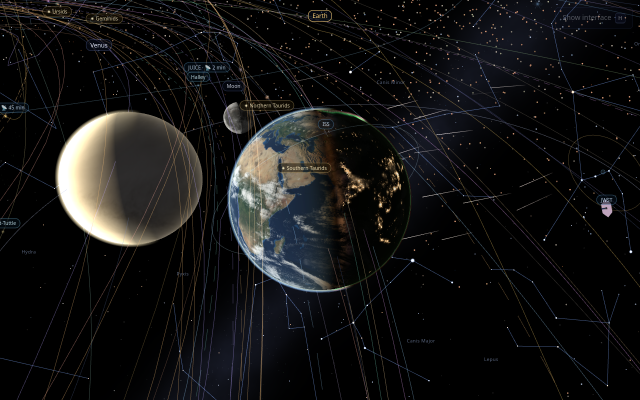
#> input picture earth-shots/oct30-proximab/desktop-earth-check.png, 1280 x 800 px (shown at 1/2 size)
$ python clean_clouds.py ../../../earth-shots/oct30-proximab/desktop-earth-check.png ../../../earth-shots/oct30-proximab/desktop-flare.png ../../../earth-shots/oct30-proximab/desktop-flare.png
#> lines starting #> are read from the running program, lines starting #| are printed output that depends on the picture
#!/usr/bin/env python3
"""Earth cloud maps (4K / 2K / 1K) from NASA Blue Marble cloud_combined_8192.tif, with the mosaic's swath
artifacts cleaned (see ../SOURCES.md).

usage: python3 clean_clouds.py cloud_combined_8192.tif REF_LEVELS.jpg OUTDIR
  REF_LEVELS.jpg = the pre-2026-10-17 2K cloud map (git show 8e4ba46:textures/earth/desktop/earth_clouds.jpg),
                   whose grey levels the shaders' cloudCurve / uEarthTint are tuned against.
writes OUTDIR/earth_clouds_4k.jpg (4096x2048), OUTDIR/earth_clouds_2k.jpg (2048x1024),
       OUTDIR/earth_clouds_1k.jpg (1024x512)   -> copy to desktop/earth_clouds_4k.jpg, desktop/earth_clouds.jpg,
                                                 mobile/earth_clouds.jpg
Pillow + numpy only (~2 GB RAM).

Steps (all at the source's 8192x4096, plate carree, -180 deg at the left edge, north up):
 1. Dateline seam. The NASA mosaic's left and right edges come from different passes, so at lon +-180 the cloud
    field jumps (2-4x the normal column-to-column difference between 30 N and 50 S). The jump excess
    D(y) = (a[y,0] - a[y,W-1]) - (mean slope of the two neighbouring column pairs) is removed with a harmonic
    (Laplace-like) correction: each vertical frequency ky of D decays away from the seam as exp(-d / L), with
    L = LK/|ky| clamped to [LMIN, LMAX] px (LK = 1 is exactly harmonic; 3 keeps the blend wider than a 1K pixel),
    half on each side. Large-scale offsets spread wide (up to ~LMAX px), fine-scale mismatch only a few px, so no
    smear and no visible band; the edges then wrap continuously.
 2. Vertical-stripe check (no filtering needed for this source). stripe_anisotropy() compares, at equal |k|,
    the 2D power of N-S stripes with the diagonal directions. For cloud_combined_8192 it is 0.6-1.2 at every
    scale (30 N - 50 S), i.e. no periodic swath striping, so no frequency-domain notch is applied (a notch would
    only remove real cloud texture). The finer diagonal swath-gap edges of the mosaic are left as they are.
 3. Lanczos downscale (float, longitude wrap-padded so the seam stays continuous) to 4096 / 2048 / 1024, then a
    256-step quantile map onto REF_LEVELS, so cloud density/brightness is unchanged for the shaders, and the three
    tiers are the same pattern (seamless 2K -> 4K swap).
 4. Greyscale progressive JPEG.
"""
import sys
import numpy as np
from PIL import Image

Image.MAX_IMAGE_PIXELS = None
LMIN, LMAX, LK = 8.0, 256.0, 3.0   # seam correction decay lengths (px at 8192 wide): L = LK/|ky| clamped to [LMIN, LMAX]
OUT = [(4096, 'earth_clouds_4k.jpg', 80), (2048, 'earth_clouds_2k.jpg', 80), (1024, 'earth_clouds_1k.jpg', 80)]


def fix_seam(a):
    H, W = a.shape
    J = a[:, 0] - a[:, -1]
    E = 0.5 * ((a[:, 1] - a[:, 0]) + (a[:, -1] - a[:, -2]))      # natural slope continued across the seam
    D = J - E
    Dm = np.concatenate([D, D[::-1]])                              # even extension: the poles are not periodic
    ky = 2 * np.pi * np.abs(np.fft.fftfreq(2 * H))
    Lk = np.clip(LK / np.maximum(ky, 1e-12), LMIN, LMAX)        # decay length per vertical frequency (px)
    Dh = np.fft.fft(Dm)
    nside = int(6 * LMAX)
    out = a.copy()
    for i in range(nside):
        dist = i + 0.5                                             # px from the seam line
        decay = np.exp(-dist / Lk)
        c = 0.5 * np.real(np.fft.ifft(Dh * decay))[:H]
        out[:, i] -= c                                             # left edge pulled down by D/2 ...
        out[:, W - 1 - i] += c                                     # ... right edge up by D/2 -> continuous
    return out


def stripe_anisotropy(a, lat_band=(30.0, -50.0)):
    """Vertical-stripe check: in square Hann tiles, mean 2D power in the near-horizontal-frequency wedge
    (|angle| < 4 deg, i.e. N-S stripes) over the diagonal wedge (30-60 deg) at the same |k|, per octave ring.
    ~1 or below = no stripe excess (clouds are zonally elongated, so the opposite wedge is the strong one)."""
    H, W = a.shape
    T = H // 8
    win = np.outer(np.hanning(T), np.hanning(T))
    f = np.fft.fftfreq(T) * T
    KX, KY = np.meshgrid(f, f)
    R = np.hypot(KX, KY)
    ang = np.degrees(np.arctan2(np.abs(KY), np.abs(KX)))
    r0, r1 = int((90 - lat_band[0]) / 180 * H), int((90 - lat_band[1]) / 180 * H)
    P, n = 0.0, 0
    for y in range(r0, r1 - T + 1, T // 2):
        for x in range(0, W, T // 2):
            t = np.roll(a, -x, 1)[y:y + T, :T]
            P = P + np.abs(np.fft.fft2((t - t.mean()) * win)) ** 2
            n += 1
    P /= n
    out = []
    lo = 4
    while lo * 2 <= T // 2:
        ring = (R >= lo) & (R < lo * 2)
        out.append(round(float(P[ring & (ang < 4)].mean() / P[ring & (ang > 30) & (ang < 60)].mean()), 2))
        lo *= 2
    return out


def resize(a, w):
    H, W = a.shape
    pad = 64 * W // w if W > w else 0                              # wrap-pad longitude so Lanczos sees across +-180
    p = np.concatenate([a[:, W - pad:], a, a[:, :pad]], axis=1) if pad else a
    r = np.asarray(Image.fromarray(p.astype(np.float32), 'F').resize((w + 128 if pad else w, w // 2), Image.LANCZOS))
    return r[:, 64:64 + w] if pad else r


def level_match(a, ref):
    q = np.linspace(0, 100, 257)
    return np.interp(a, np.percentile(a, q), np.percentile(ref, q))


def seam_ratio(a):
    s = np.abs(a[:, 0] - a[:, -1])
    n = 0.5 * (np.abs(a[:, 1] - a[:, 0]) + np.abs(a[:, -1] - a[:, -2]))
    H = a.shape[0]
    b = slice(int(H * 0.33), int(H * 0.78))       # 30 N .. 50 S, where the jump is
    return float(s.mean() / n.mean()), float(s[b].mean() / n[b].mean())


if __name__ == '__main__':
    src, refp, outdir = sys.argv[1], sys.argv[2], sys.argv[3]
    a = np.asarray(Image.open(src).convert('L')).astype(np.float64)
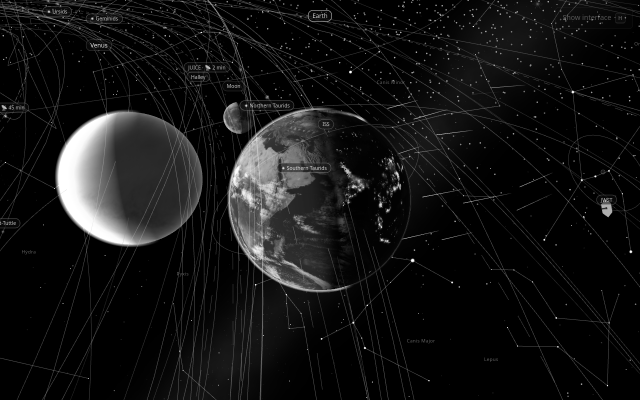
#> a: shape (800, 1280) float64 (shown at 1/2 size); min 0, max 255, mean 19.6
    ref = np.asarray(Image.open(refp).convert('L')).astype(np.float64)
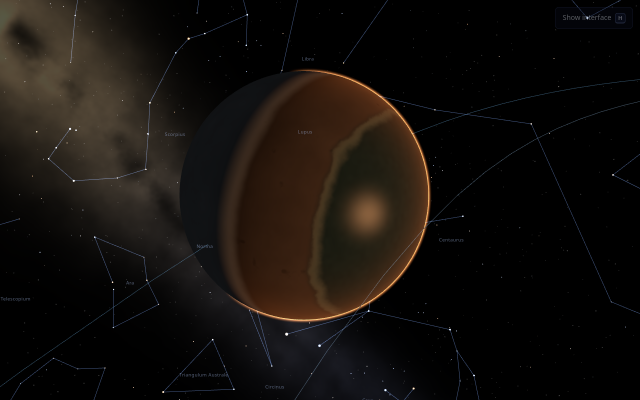
#> input picture earth-shots/oct30-proximab/desktop-flare.png, 1280 x 800 px (shown at 1/2 size)
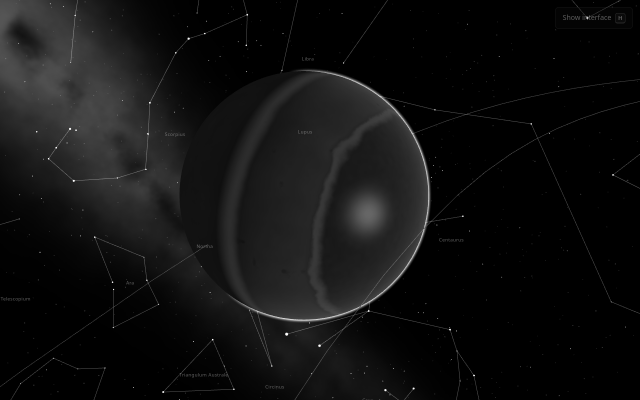
#> ref: shape (800, 1280) float64 (shown at 1/2 size); min 0, max 255, mean 16.3
    print('source', a.shape, 'seam/neighbour |diff| (all, 30N-50S): %.2f %.2f' % seam_ratio(a))
#> in seam_ratio, `s = np.abs(a[:, 0] - a[:, -1])`: s = 800 values, max 190 at index 444, min 0 at index 43, mean 8.32
#> in seam_ratio, `n = 0.5 * (np.abs(a[:, 1] - a[:, 0]) + np.abs(a[:, -1] - a[:, -2]))`: n = 800 values, max 84.5 at index 443, min 0 at index 0, mean 3.21
#| source (800, 1280) seam/neighbour |diff| (all, 30N-50S): 2.59 1.98
    a = fix_seam(a)
#> in fix_seam, `J = a[:, 0] - a[:, -1]`: J = 800 values, max 190 at index 444, min -152 at index 139, mean 1.48
#> in fix_seam, `E = 0.5 * ((a[:, 1] - a[:, 0]) + (a[:, -1] - a[:, -2]))`: E = 800 values, max 57 at index 546, min -83 at index 448, mean -0.554
#> in fix_seam, `D = J - E`: D = 800 values, max 258 at index 448, min -171 at index 546, mean 2.03
#> in fix_seam, `Dm = np.concatenate([D, D[::-1]])`: Dm = 1600 values, max 258 at index 448, min -171 at index 546, mean 2.03
#> after the loop in fix_seam, `for i in range(nside):`:
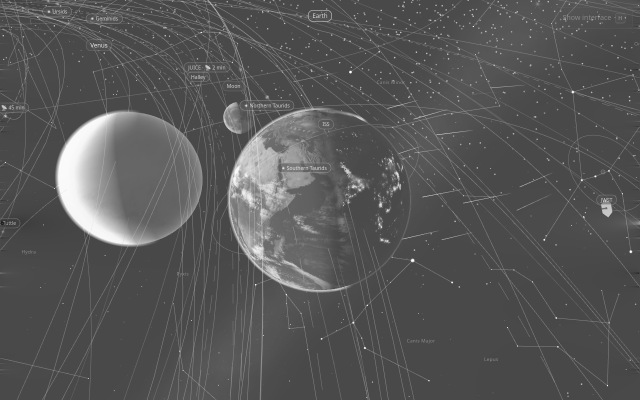
#> out: shape (800, 1280) float64 (shown at 1/2 size); min -105.5, max 261.9, mean 19.6; drawn with min black and max white
#> (the run stopped early here; a loop or call above may not have finished)
